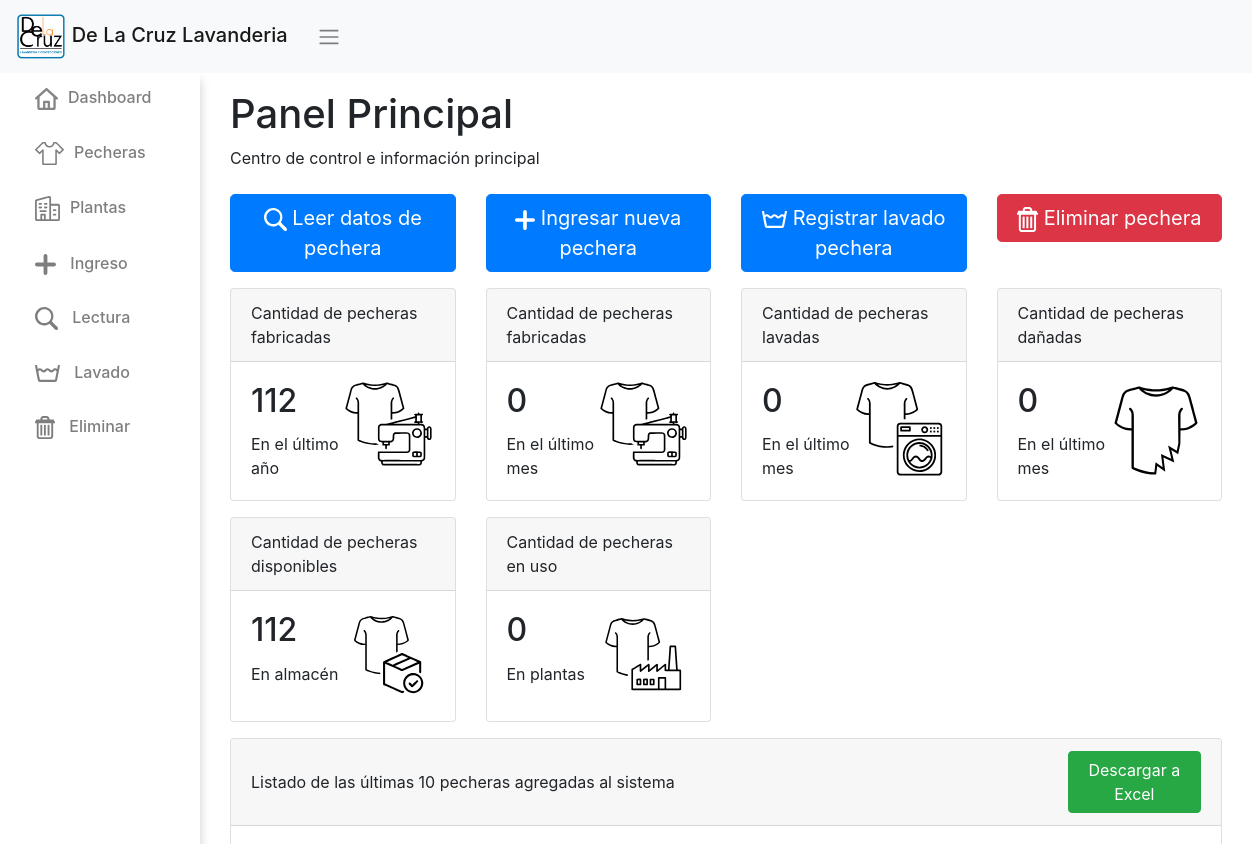
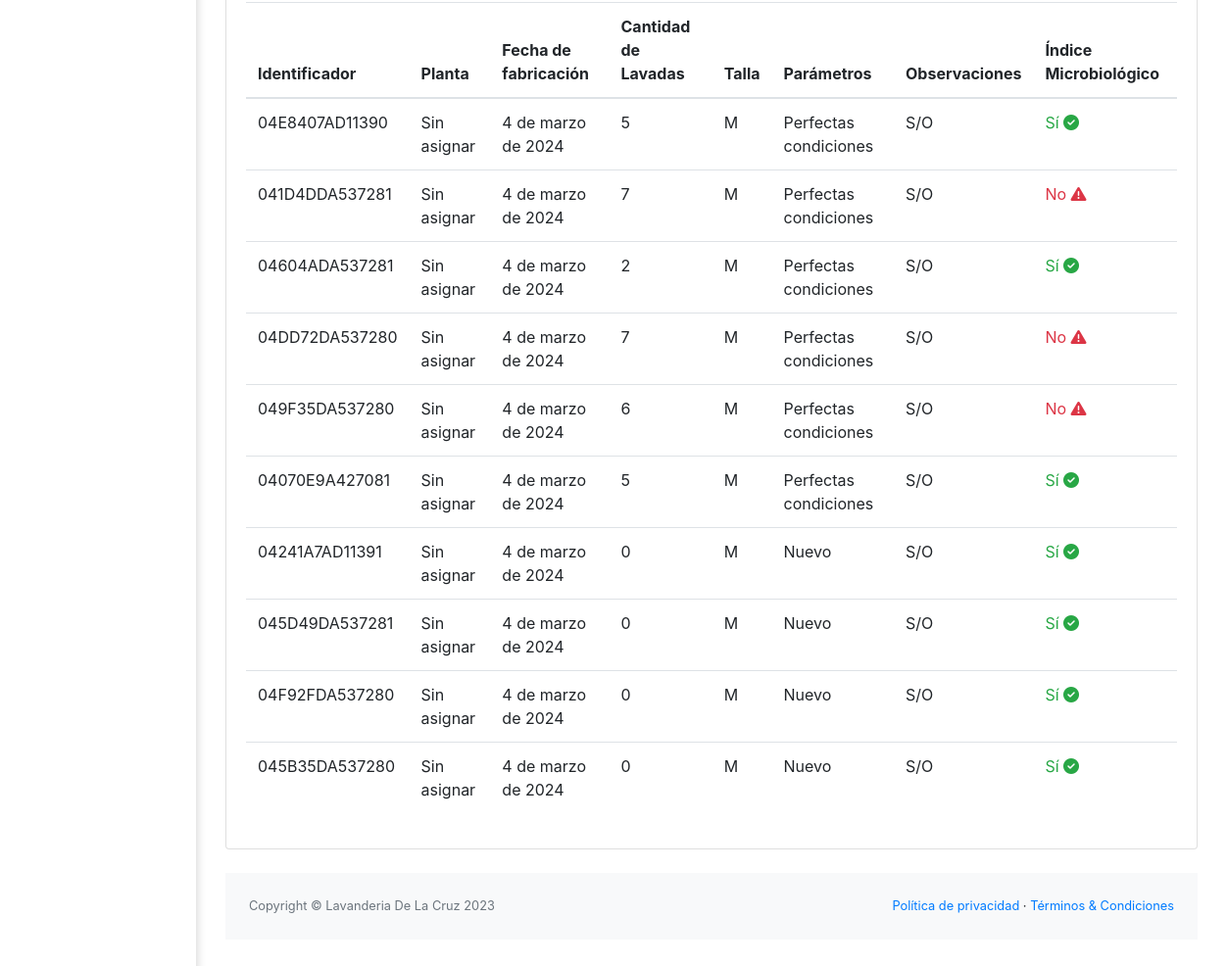
The app's page /, older data (2 pictures, top to bottom).
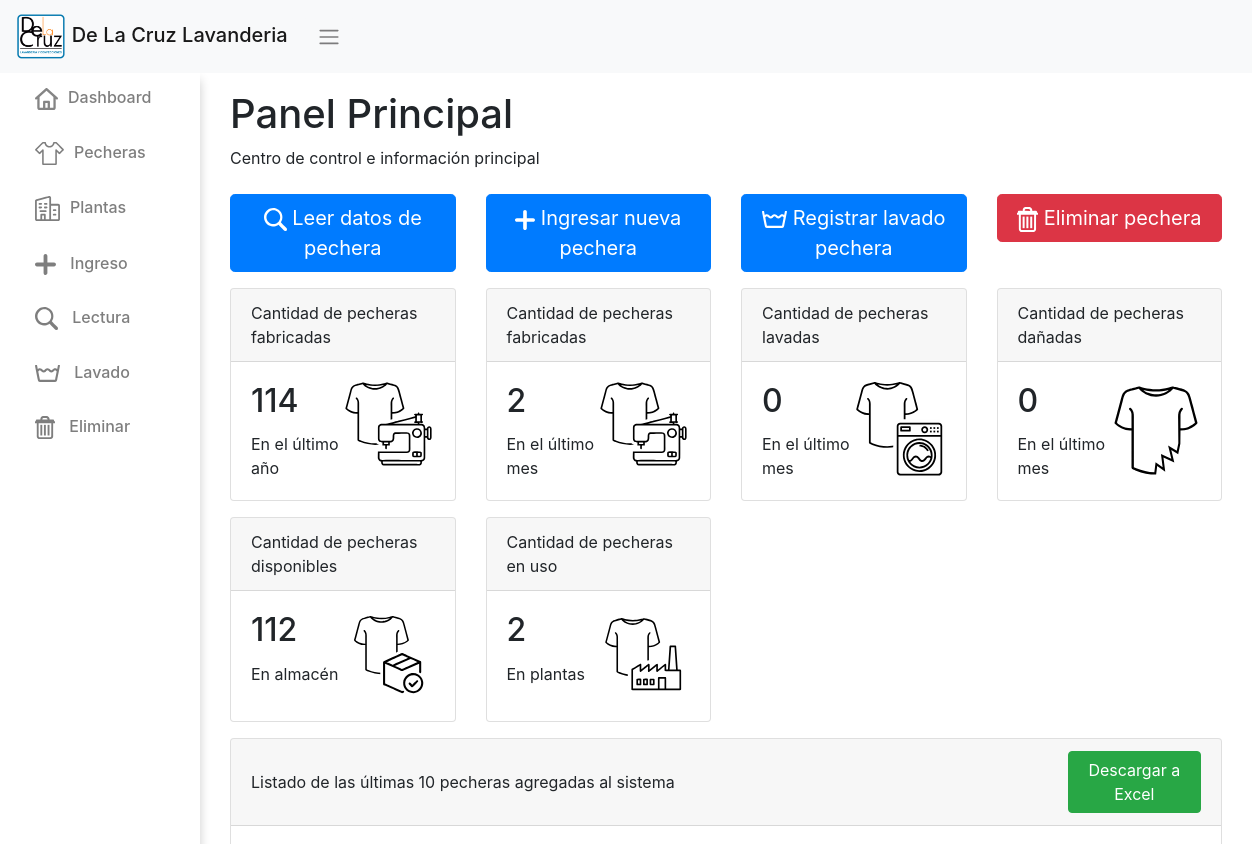
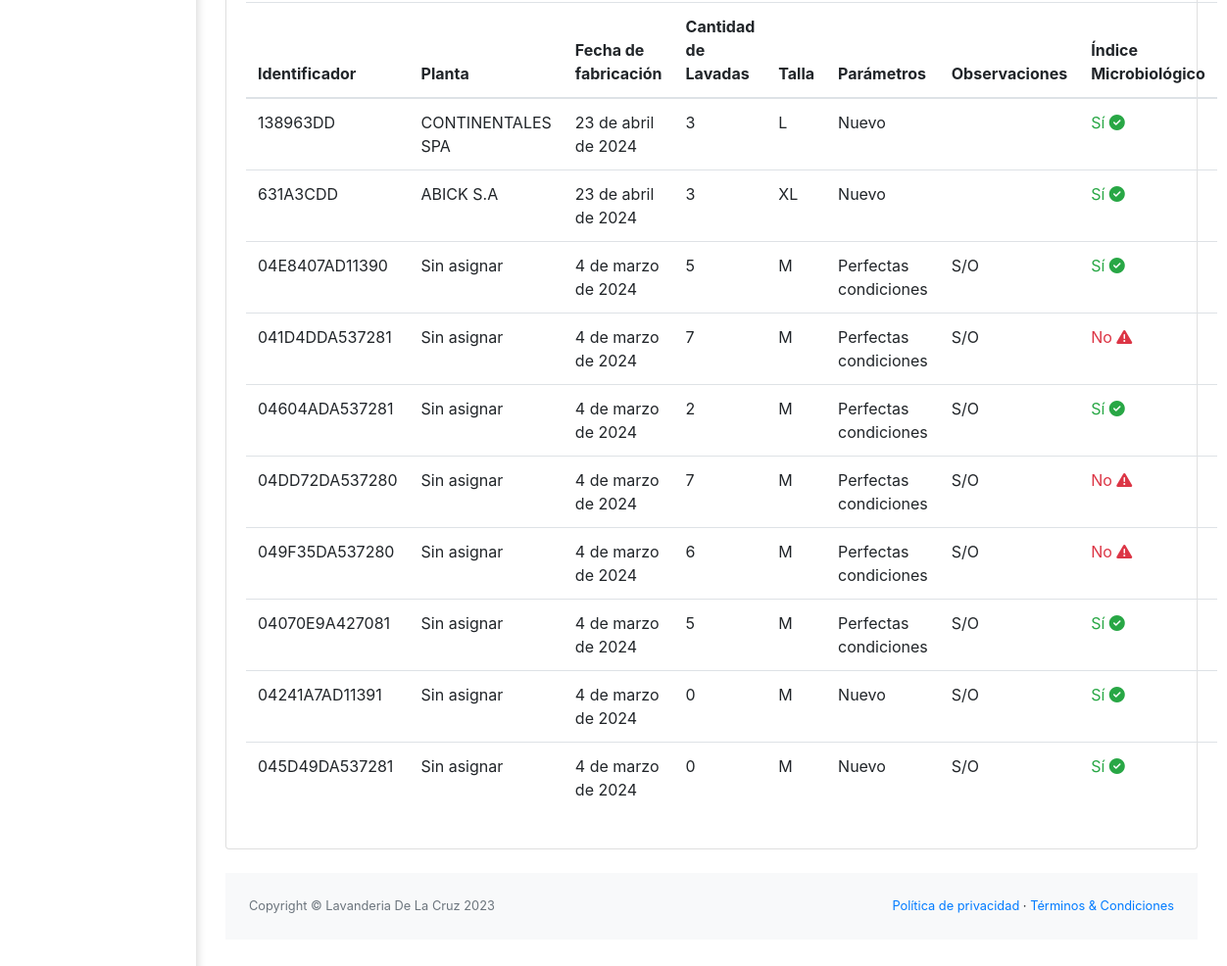
The same page, newer data (2 pictures, top to bottom).
### app/models.py (models this page shows, shortened)
class Pechera(models.Model):
    id_pechera = models.CharField(max_length=100, unique=True)
    fecha_fabricacion = models.DateField(null=True)
    talla = models.CharField(max_length=5)
    cantidad_lavados = models.IntegerField(default=0)
    observaciones = models.CharField(max_length=500, blank=True)
    planta = models.IntegerField (choices=PLANTAS_CHOICES,default=1)
    parameters = models.CharField(max_length=50, choices=PARAMETERS_CHOICES, default='1')
    indice_microbiologico = models.CharField(max_length=2, choices=OPCIONES_INDICE, default='Si', verbose_name="Índice Microbiológico")
    eliminada = models.BooleanField(default=False)

### app/views.py (the view)
# urls.py: path('', index, name='index'),
def index(request):
    latest_pecheras = Pechera.objects.exclude(eliminada=True).order_by('-fecha_fabricacion')[:10]
    today = datetime.now()
    last_year = today - timedelta(days=365)
    manufactured_last_year = Pechera.objects.filter(fecha_fabricacion__gte=last_year).count()
    last_month = today - timedelta(days=30)
    manufactured_last_month = Pechera.objects.filter(fecha_fabricacion__gte=last_month).count()
    washed_last_month = Lavado.objects.filter(fecha_lavado__gte=last_month).count()
    faulty_last_month = Pechera.objects.filter(eliminada=True, fecha_fabricacion__gte=last_month).count()
    disponibles = Pechera.objects.filter(planta__icontains=1,eliminada=False).count()
    pecheras_no_eliminadas = Pechera.objects.exclude(eliminada=True)[:]
    planta = pecheras_no_eliminadas.exclude(planta__iexact=1).count()
    context = {
        'latest_pecheras': latest_pecheras,
        'manufactured_last_year': manufactured_last_year,
        'manufactured_last_month': manufactured_last_month,
        'faulty_last_month': faulty_last_month,
        'washed_last_month': washed_last_month,
        'disponibles': disponibles,
        'planta': planta,
    }
    return render(request, 'app/index.html', context)

### app/templates/app/index.html (shortened to what the changed rows need)
{% extends 'app/base.html' %}
{% load static %}
{% block contenido %}
  <h1>Panel Principal</h1>
  <Spam>Centro de control e información principal</Spam><br /><br/>
  <div class="row">
    <div class="col-sm-3 mb-3">
      <div class="card">
        <div class="card-body">
          <img src="{% static 'app\img\fabricadas.svg' %}" width="90" alt="fabricadas" style="float: right;">
          <h2 class="card-title">{{ manufactured_last_year }}</h2>
          <p class="card-text">En el último año</p>
        </div>
      </div>
    </div>
    <div class="col-sm-3 mb-3">
      <div class="card">
        <div class="card-body">
          <img src="{% static 'app\img\fabricadas.svg' %}" width="90" alt="fabricadas" style="float: right;">
          <h2 class="card-title">{{ manufactured_last_month }}</h2>
          <p class="card-text">En el último mes</p>
        </div>
      </div>
    </div>
    <div class="col-sm-3 mb-3">
      <div class="card">
        <div class="card-body">
          <h2 class="card-title">{{ washed_last_month }}</h2>
        </div>
      </div>
    </div>
    <div class="col-sm-3 mb-3">
      <div class="card">
        <div class="card-body">
          <h2 class="card-title">{{ faulty_last_month }}</h2>
        </div>
      </div>
    </div>
  </div>
  <div class="row">
    <div class="col-sm-3 mb-3">
      <div class="card">
        <div class="card-body">
          <h2 class="card-title">{{ disponibles }}</h2>
        </div>
      </div>
    </div>
    <div class="col-sm-3 mb-3">
      <div class="card">
        <div class="card-body">
          <img src="{% static 'app\img\planta.svg' %}" width="90" alt="fabricadas" style="float: right;">
          <h2 class="card-title">{{ planta }}</h2>
          <p class="card-text">En plantas</p>
        </div>
      </div>
    </div>
  </div>
  <div class="card mb-4">
    <div class="card-body">
      <table class="table table-responsive-sm table-fluid">
        <thead>
          <tr>
            <th>Identificador</th>
            <th>Planta</th>
            <th>Fecha de fabricación</th>
            <th>Cantidad de Lavadas</th>
            <th>Talla</th>
            <th>Parámetros</th>
            <th>Observaciones</th>
            <th>Índice Microbiológico</th>
          </tr>
        </thead>
        <tbody>
          {% for pechera in latest_pecheras %}
            <tr>
              <td>{{ pechera.id_pechera }}</td>
              <td>{{ pechera.get_planta_display }}</td>
              <td>{{ pechera.fecha_fabricacion }}</td>
              <td>{{ pechera.cantidad_lavados }}</td>
              <td>{{ pechera.talla }}</td>
              <td>{{ pechera.get_parameters_display }}</td>
              <td>{{ pechera.observaciones }}</td>
              <td>
                {% if pechera.indice_microbiologico == 'No' %}
                  <span class="text-danger">No</span>
                  <i class="fas fa-exclamation-triangle text-danger"></i>
                {% elif pechera.indice_microbiologico == 'Si' %}
                  <span class="text-success">Sí</span>
                  <i class="fas fa-check-circle text-success"></i>
                {% else %}
                  <span class="text-warning">Valor no reconocido: {{ pechera.indice_microbiologico }}</span>
                {% endif %}
              </td>
            </tr>
          {% endfor %}
        </tbody>
      </table>
    </div>
  </div>
{% endblock %}

Row changes from the older to the newer data that the page shows:
no longer on this page (row edited): Pechera: id_pechera "04F92FDA537280", planta "Sin asignar", fecha_fabricacion "4 de marzo de 2024", cantidad_lavados "0", talla "M", parameters "Nuevo", observaciones "S/O", indice_microbiologico "Sí"
no longer on this page (row edited): Pechera: id_pechera "045B35DA537280", planta "Sin asignar", fecha_fabricacion "4 de marzo de 2024", cantidad_lavados "0", talla "M", parameters "Nuevo", observaciones "S/O", indice_microbiologico "Sí"
added Pechera: id_pechera "138963DD", planta "CONTINENTALES SPA", fecha_fabricacion "23 de abril de 2024", cantidad_lavados "3", talla "L", parameters "Nuevo", indice_microbiologico "Sí"
added Pechera: id_pechera "631A3CDD", planta "ABICK S.A", fecha_fabricacion "23 de abril de 2024", cantidad_lavados "3", talla "XL", parameters "Nuevo", indice_microbiologico "Sí"
Text that changed along with them:
{{ manufactured_last_year }}: "112" → "114"
{{ manufactured_last_month }}: "0" → "2"
{{ planta }}: "0" → "2"
